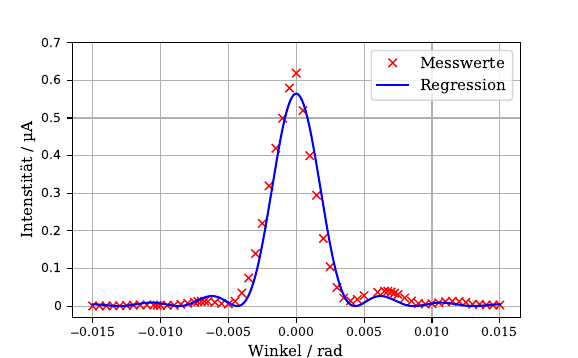

The script that saved this image:
import matplotlib.pyplot as plt
import numpy as np
from scipy.optimize import curve_fit
from uncertainties import ufloat

xs, ys = np.genfromtxt('einzel1.txt', unpack = True)
x = xs/1000
y = (ys-0.00032)*10**(-6)
l = 635 * 10**(-9)

def f(x, a, b):
    s = (l/(np.pi*b*np.sin(x)))**2
    s2 = np.sin((np.pi*b*np.sin(x))/l)
    y = a**2 * b**2 * s * s2**2
    return y


params, covariance_matrix = curve_fit(f, x, y, p0=(6, 0.00015))
errors = np.sqrt(np.diag(covariance_matrix))

print('Parameter: ', params)
print('Fehler: ', errors)


c = np.linspace(x[0], x[64], 1000)
plt.plot(x, y, 'rx', label='Messwerte')
plt.plot(c, f(c, *params), 'b-', label='Regression')
plt.yticks( [0, 0.0000001, 0.0000002, 0.0000003, 0.0000004, 0.0000005, 0.0000006, 0.0000007],
            [r'$0$', r'$0.1$', r'$0.2$', r'$0.3$', r'$0.4$', r'$0.5$', r'$0.6$', r'$0.7$'])
plt.xlabel(r'Winkel / rad')
plt.ylabel(r'Intenstität / µA')
plt.grid()
plt.legend()
#plt.show()
plt.savefig('einzel1.pdf')

#A:  5.14+/-0.11
#b:  0.0001462+/-0.0000035
